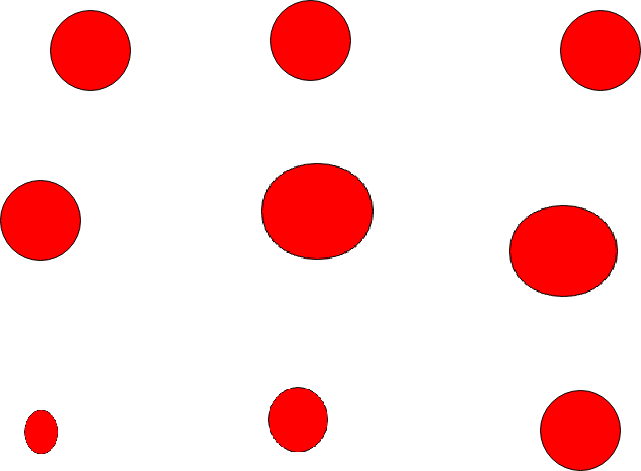
//> input picture Exercice1/src/opencv2.png, 641 x 471 px
$ ./Exercice1   (built with g++ and OpenCV 4)
//> lines starting //> are read from the running program, lines starting //| are printed output that depends on the picture
#include <typeinfo>
#include "opencv2/highgui.hpp"
#include "opencv2/core.hpp"
#include "opencv2/imgproc.hpp"
#include <opencv2/opencv.hpp>
#include <iostream>
using namespace cv;
using namespace std;

// static void help()
// {
//     cout << "\nThis program demonstrates unsupervised kmeans clustering for find circle on image .\n"
//             "input : an image with circle, then find cluster by considering the pixel position \n
//             "Optimised the number of cluster with a local criteria\n"
//			   "and draw the number of circle find in the last steps\n"
//			   "output : Images with draw circle"
//             "Call\n"
//             "./Exercice1\n" << endl;
// }

int main( int argc, char** argv )
{
	int e = 3; //3
	int clusterMax = 15; // optim rank
	Point ipt; double dx, dy; // global variable used in the 2 main loop
	Mat image = imread("/home/binderl/eclipseworkspace/Exercice1/src/opencv2.png", IMREAD_GRAYSCALE);
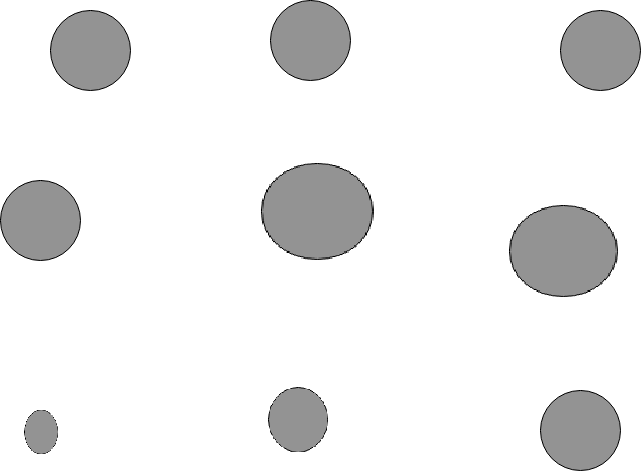
//> image: 471 rows x 641 cols, CV_8UC1; min 0, max 255, mean 237.5
	uint8_t* pixelPtr = (uint8_t*)image.data;
	int cn = image.channels();
//> cn = 1
	cout <<"Résolution image : " << image.rows <<"*"<< image.cols << endl;
//| Résolution image : 471*641
	Mat points(46881, 2, CV_32F); // for database storage
	imshow("image", image); //display input image
    Scalar colorTab[] = // color displaying
    {
        Scalar(0, 0, 255),
        Scalar(0,255,0),
        Scalar(255,100,100),
        Scalar(255,0,255),
        Scalar(0,255,255),
		Scalar(255,0,0),
		Scalar(255,255,255),
		Scalar(100,100,100),
		Scalar(255,100,255)
    };
    int pointCount = 0;
    for (int i = 0; i < image.rows; ++i) // build database
    {
    	for (int j = 0; j < image.cols; ++j)
    	{
    		if(pixelPtr[i*image.cols*cn + j*cn + 0] != 255)
    		{
    			points.at<float>(pointCount,0) = j;
    			points.at<float>(pointCount,1) = i;
    			pointCount++;
    		}
    	}
    }
//> this loop made 471 passes
//> pointCount on passes 1 to 3: 17, 40, 71
//> after the loop, points = 46881 pairs, first value 0 to 640, second value 0 to 466; pointCount = 47004
    cout <<"DataBase sample = "<< pointCount << endl;
//| DataBase sample = 47004
    cout << "DataBase built" << endl;
    Mat img(image.rows, image.cols, CV_8UC3);
    for(;;)
    {
		Mat labels; // to store database label
    	int ncircle = 0;
		int n_optim = 0; //optim result
		Point sum =  Point(0, 0);
		int vmax =  0;
		int clusterSample = 0;
		int sampleCount = pointCount;
//> sampleCount = 47004
		double vmaxf = 0.0;
		Point2f iptmax;
    	for(int n = 2; n < clusterMax; n++) //optim loop : find right number of cluster.
    	{
			int clusterCount = n;
			Point2f pointClusterTab[clusterCount];
			Point2f pointMaxCoordTab [clusterCount];
			double distTab [clusterCount];
			Point2f iptmaxTab [clusterCount];
			int i;
	        kmeans(points, clusterCount, labels,
	            TermCriteria( TermCriteria::EPS+TermCriteria::COUNT, 10, 1.0),
	               3, KMEANS_PP_CENTERS);

			for(int k = 0; k < clusterCount; k++) //cluster loop
			{
				sum = Point(0,0);
				clusterSample = 0;
				for( i = 0; i < sampleCount; i++ ) //find cluster centroid position
				{
					int clusterIdx = labels.at<int>(i);
					if(clusterIdx == k)
					{
						ipt = points.at<Point2f>(i);
						sum.x = sum.x + ipt.x;
						sum.y = sum.y + ipt.y;
						clusterSample++;
						vmax = std::max(vmax, ipt.y);
					}
				}
				Point2f average = sum / clusterSample;
				pointClusterTab[k] = average;
				Point2f idMax = Point2f(average.x,vmax);
				pointMaxCoordTab[k] = idMax;
				double sum = 0;
				clusterSample = 0;
				for (int j=0;j < sampleCount; j++) // compute average distance between points and cluster centroid
				{
					if(labels.at<int>(j) == k)
					{
						ipt = points.at<Point2f>(j);
						dx = ipt.x - pointClusterTab[k].x;
						dy = ipt.y - pointClusterTab[k].y;
						double dist2 = dx * dx + dy * dy;
						double dist = std::sqrt(dist2);
						sum = sum + dist;
						clusterSample++;
					}
				}
				double averageDist = sum/clusterSample;
				for (int j=0;j < sampleCount; j++) // compute metrics :  on clustering set linearized with threshold e
				{
					sum = 0;
					if(labels.at<int>(j) == k)
					{
						ipt = points.at<Point2f>(j);
						dx = ipt.x - pointClusterTab[k].x;
						dy = ipt.y - pointClusterTab[k].y;
						double dist2 = dx * dx + dy * dy;
						double dist = std::sqrt(dist2);
						sum = sum + dist;
						if(dist > vmaxf && dist < e * averageDist )
						{
							iptmax = ipt;
							vmaxf = dist;
						}
						clusterSample++;
					}
				}

				iptmaxTab[k] = iptmax;
				distTab[k] = vmaxf;
				vmaxf = 0;

			}
			int critere = 0;
			for(int k = 0; k < clusterCount; k++) // compute criteria to find the right number of cluster
			{
				for(int j = k+1; j < clusterCount; j++)
				{
					dx = pointClusterTab[k].x - pointClusterTab[j].x;
					dy = pointClusterTab[k].y - pointClusterTab[j].y;
					double distCluster = std::sqrt( dx * dx + dy * dy );
					double sumDist = distTab[j] + distTab[k];
					//cout <<"n"<<n<<"dx"<<dx<<"dy"<<dy<<"pointClusterTab[k]"<<pointClusterTab[k]<<"pointClusterTab[j]"<<pointClusterTab[j]<< "distCluster" << distCluster <<"sumDist"<<sumDist<<"distTab[j]"<<distTab[j]<<"distTab[k]"<<distTab[k]<<"iptmaxTab[k]"<<iptmaxTab[k]<<"iptmaxTab[j]"<<iptmaxTab[j]<<endl;
					if(distCluster > sumDist )
					{
						critere++;
					}
				}
			}

			if (critere == (n*n-n)/2)
			{
				critere = 0;
				n_optim = n;
			}
    	}
//> this loop made 13 passes
//> (sum, clusterSample, ipt, dx, dy, critere) on passes 1 to 10: (Point(10566140, 4441908), 36546, Point(581, 466), -367, -58, 0), (Point(10566140, 4441908), 36546, Point(581, 466), -516, -78, 0), (Point(2083600, 468810), 20836, Point(98, 90), -160, 214, 2), (Point(3125400, 260450), 10418, Point(608, 90), -289, 215, 6), (Point(971791, 1815489), 8592, Point(45, 453), 353, 7, 12), (Point(2949710, 2182318), 10172, Point(581, 466), -269, -389, 18), (Point(923248, 1300225), 6204, Point(306, 451), 13, -379, 27), (Point(923248, 1300225), 6204, Point(306, 451), 282, 10, 36), (Point(48543, 515264), 2388, Point(45, 453), 270, -391, 44), (Point(839844, 565286), 5778, Point(268, 232), -250, 236, 52)
//> after the loop, clusterSample = 5264; vmax = 470; dx = 235; dy = 198; iptmax = Point(66, 82); vmaxf = 0; n_optim = 9
    	cout<<"optimisation result : number of cluster = "<<n_optim<<endl;
//| optimisation result : number of cluster = 9
    	cout<<"begin visualisation"<<endl;
		kmeans(points, n_optim, labels,
			TermCriteria( TermCriteria::EPS+TermCriteria::COUNT, 10, 1.0),
			   3, KMEANS_PP_CENTERS);
		for(int k = 0; k < n_optim; k++)
		{
			sum = Point(0,0);
			clusterSample = 0;
			for(int i = 0; i < sampleCount; i++ ) //find cluster centroid position for special case n = nmax
			{
				int clusterIdx = labels.at<int>(i);
				if(clusterIdx == k)
				{
					ipt = points.at<Point2f>(i);
					sum.x = sum.x + ipt.x;
					sum.y = sum.y + ipt.y;
					clusterSample++;
					vmax = std::max(vmax, ipt.y);
				}
			}
			Point2f average = sum / clusterSample;
			double sum = 0;
			for (int j=0;j < sampleCount; j++) // compute average distance between points and cluster centroid for special case
			{
				if(labels.at<int>(j) == k)
				{
					ipt = points.at<Point2f>(j);
					dx = ipt.x - average.x;
					dy = ipt.y - average.y;
					double dist2 = dx * dx + dy * dy;
					double dist = std::sqrt(dist2);
					sum = sum + dist;
					clusterSample++;
				}
			}
			double averageDist = sum/clusterSample;
			vmaxf = 0;
			for (int j=0;j < sampleCount; j++) // compute metrics :  on clustering set linearized (radius)
			{
				sum = 0;
				if(labels.at<int>(j) == k)
				{
					ipt = points.at<Point2f>(j);
					dx = ipt.x - average.x;
					dy = ipt.y - average.y;
					double dist2 = dx * dx + dy * dy;
					double dist = std::sqrt(dist2);
					sum = sum + dist;
					if(dist > vmaxf && dist < e * averageDist )
					{
						iptmax = ipt;
						vmaxf = dist;
					}
					clusterSample++;
				}
			}
			circle(img, average, vmaxf, colorTab[k], FILLED, LINE_AA ); // draw circle
			ncircle++;
			cout<<"circle and cluster number : "<<k<<" radius = "<<vmaxf<<endl;
			line(img, average, iptmax,Scalar(0, 0, 255)); //draw radius
			circle(img, average, 3, Scalar(255, 255, 255), FILLED, LINE_AA ); // draw cluster position
			//
		}
//> this loop made 9 passes
//> (average, averageDist, iptmax) on passes 1 to 8: (Point(101, 59), 21.74, Point(59, 24)), (Point(579, 429), 13.43, Point(618, 419)), (Point(316, 210), 17.61, Point(266, 193)), (Point(600, 50), 13.57, Point(583, 13)), (Point(40, 220), 13.57, Point(23, 183)), (Point(40, 431), 6.6, Point(50, 414)), (Point(310, 40), 13.57, Point(293, 3)), (Point(562, 250), 16.89, Point(512, 242))
//| circle and cluster number : 0 radius = 54.6717
//| circle and cluster number : 1 radius = 40.2616
//| circle and cluster number : 2 radius = 52.811
//| circle and cluster number : 3 radius = 40.7185
//| circle and cluster number : 4 radius = 40.7185
//| circle and cluster number : 5 radius = 19.7231
//| circle and cluster number : 6 radius = 40.7185
//| circle and cluster number : 7 radius = 50.636
//> (output is shown up to pass 8 of 9)
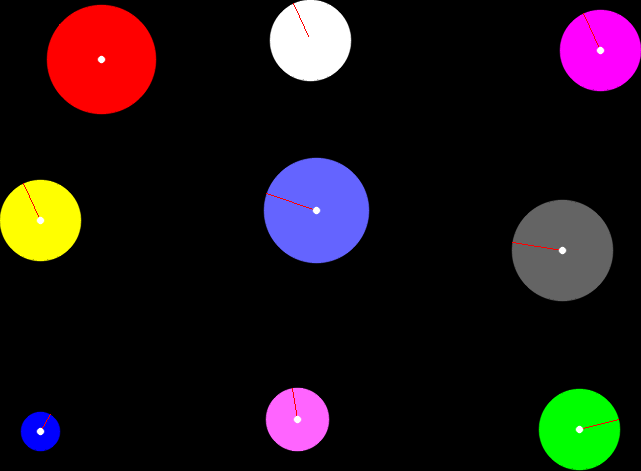
//> img: 471 rows x 641 cols, CV_8UC3; mean B, G, R 22.4, 19.8, 29.5
//> after the loop, clusterSample = 9306; vmax = 470; dx = 9; dy = 32; vmaxf = 31.4; ncircle = 9
        imshow("clusters", img); //display output image
        cout<<"Number of circle draw "<<ncircle<<endl;
//| Number of circle draw 9
        char key = (char)waitKey();
//> the 'q' key is pressed
        if( key == 27 || key == 'q' || key == 'Q' ) // 'ESC'
            break;
    }
    return 0;
}

$ run again, with Exercice1/src/opencv.png copied over Exercice1/src/opencv2.png
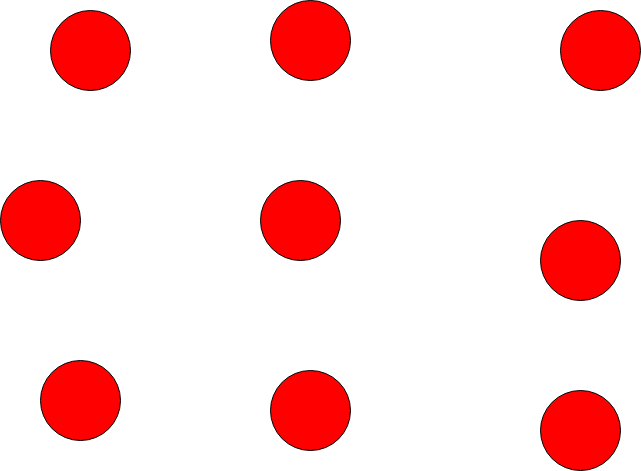
//> input picture Exercice1/src/opencv.png, 641 x 471 px
//> `Mat image = imread("/home/binderl/eclipseworkspace/Exercice1/src/openc..`:
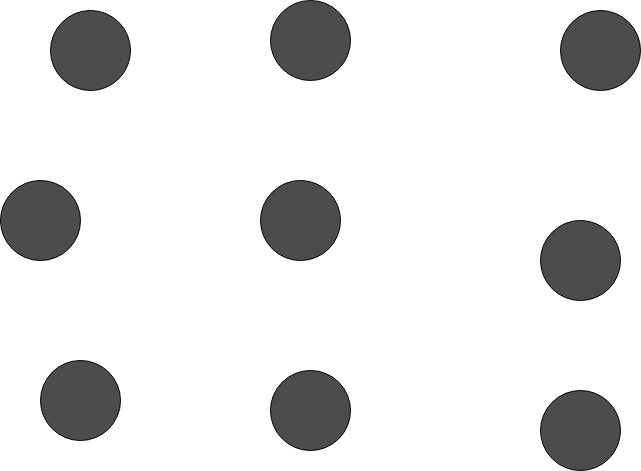
//> image: 471 rows x 641 cols, CV_8UC1; min 0, max 255, mean 227.2
//| Résolution image : 471*641
//> the loop `for (int i = 0; i < image.rows; ++i)` made 471 passes
//> pointCount on passes 1 to 3: 17, 40, 71
//> after the loop `for (int i = 0; i < image.rows; ++i)`: points = 46881 pairs, first value 0 to 640, second value 0 to 470; pointCount = 46881
//| DataBase sample = 46881
//> the loop `for(int n = 2; n < clusterMax; n++)` made 13 passes
//> (sum, clusterSample, ipt, dx, dy, critere) on passes 1 to 6: (Point(9167840, 3854660), 31254, Point(588, 470), -398, -23, 0), (Point(3854660, 2760770), 41672, Point(308, 260), 10, 273, 1), (Point(6146620, 1614790), 20836, Point(588, 300), -357, -52, 4), (Point(3125400, 260450), 10418, Point(608, 90), -295, 80, 9), (Point(416720, 2083600), 10418, Point(88, 440), 520, -350, 14), (Point(416720, 2083600), 10418, Point(88, 440), 230, 10, 21)
//> after the loop `for(int n = 2; n < clusterMax; n++)`: clusterSample = 5150; vmax = 470; dx = 239; dy = 223; iptmax = Point(300, 79); vmaxf = 0; n_optim = 9
//| optimisation result : number of cluster = 9
//> the loop `for(int k = 0; k < n_optim; k++)` made 9 passes
//> (average, iptmax) on passes 1 to 7: (Point(90, 50), Point(73, 13)), (Point(310, 410), Point(293, 373)), (Point(580, 260), Point(563, 223)), (Point(310, 40), Point(293, 3)), (Point(600, 50), Point(583, 13)), (Point(80, 400), Point(63, 363)), (Point(580, 430), Point(563, 393))
//> (printed output is left out)
//> after the loop `for(int k = 0; k < n_optim; k++)`:
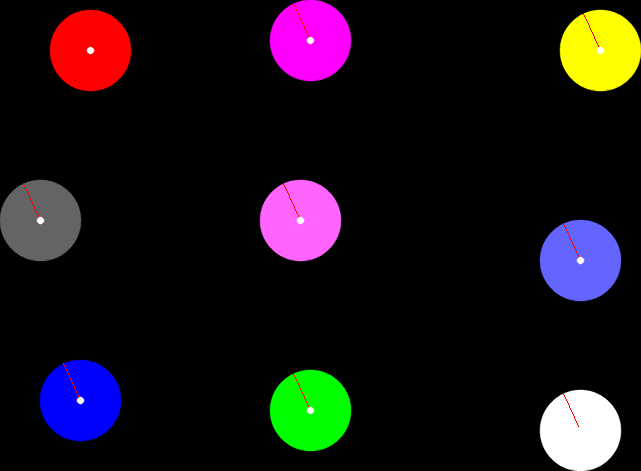
//> img: 471 rows x 641 cols, CV_8UC3; mean B, G, R 23.6, 18.3, 25.5
//> after the loop `for(int k = 0; k < n_optim; k++)`: clusterSample = 15627; vmax = 470; dx = 8; dy = 40; vmaxf = 40.72; ncircle = 9
//| Number of circle draw 9
